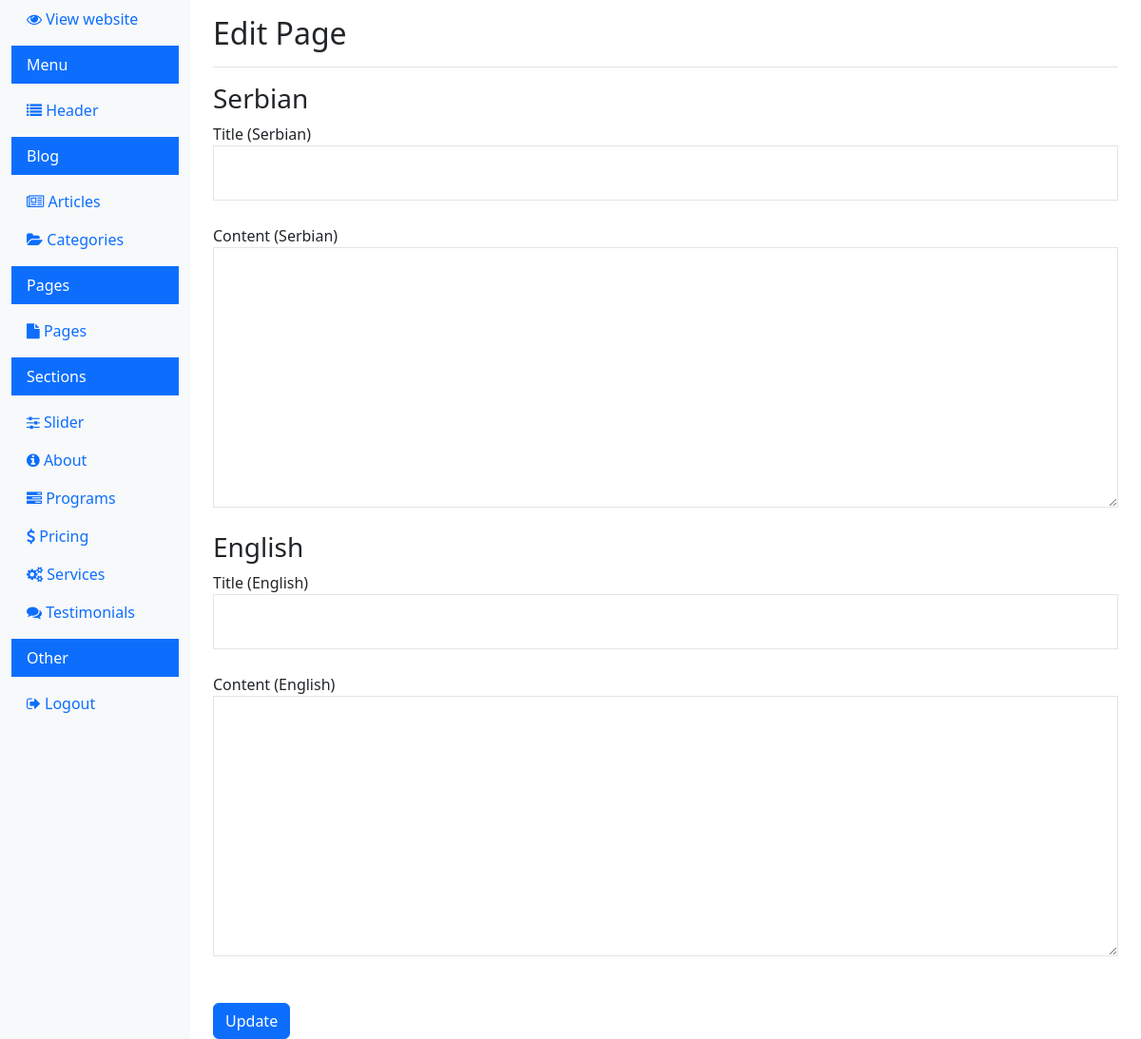
Page /dashboard/edit_page.php?id=6670a96a53639 (signed in) on the earlier database version.
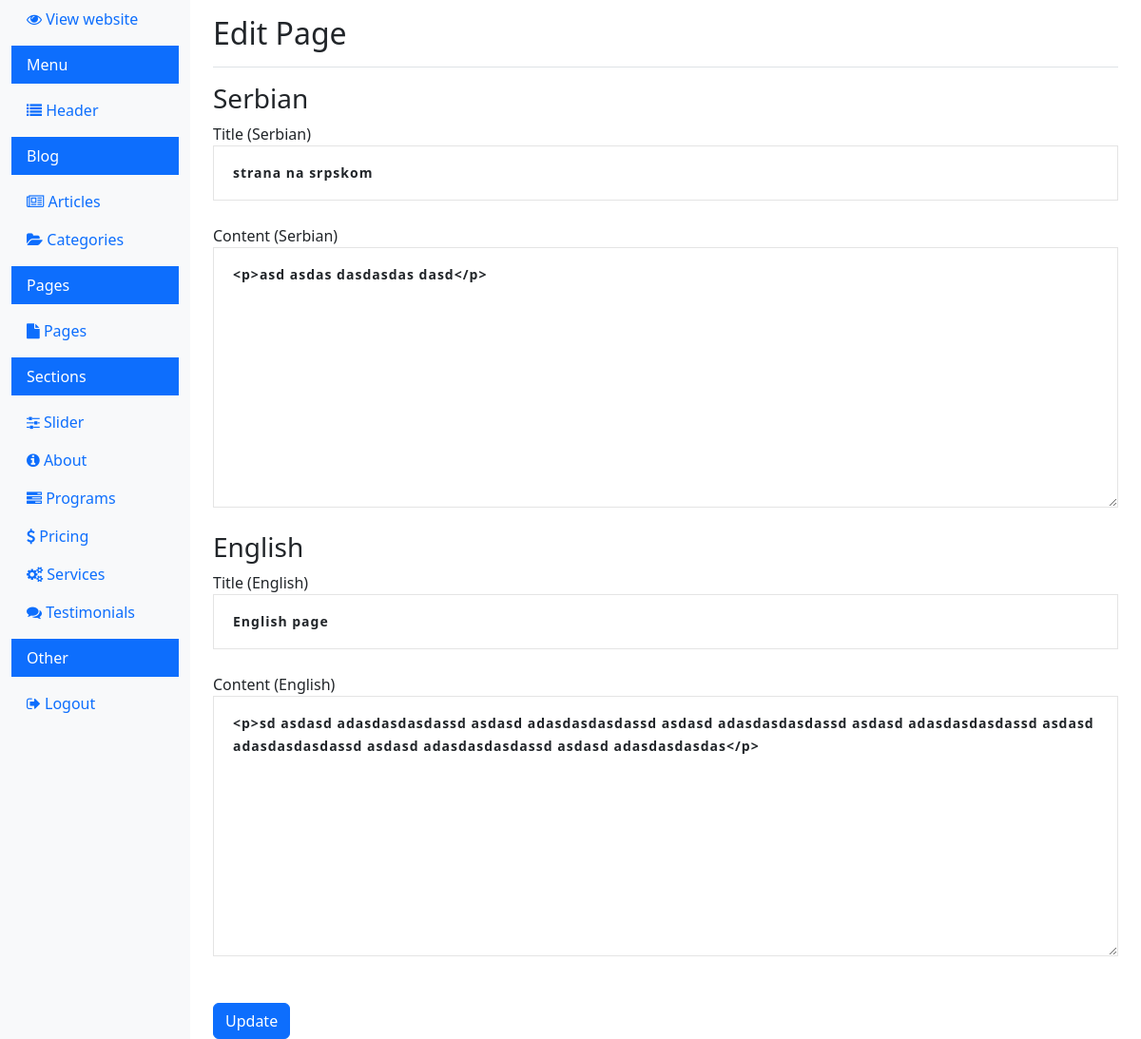
Same page on the later database version.
### tables this page shows
CREATE TABLE IF NOT EXISTS `pages` (
  `id` int(11) NOT NULL AUTO_INCREMENT,
  `page_group_id` varchar(255) DEFAULT NULL,
  `title` varchar(255) DEFAULT NULL,
  `content` text,
  `slug` varchar(191) DEFAULT NULL,
  `language` enum('en','sr') DEFAULT NULL,
  `created_at` timestamp NULL DEFAULT CURRENT_TIMESTAMP,
  `updated_at` timestamp NULL DEFAULT CURRENT_TIMESTAMP ON UPDATE CURRENT_TIMESTAMP,
  PRIMARY KEY (`id`),
  UNIQUE KEY `slug_language` (`slug`,`language`)
);

### dashboard/edit_page.php (the view, shortened to what this page needs)
<?php
$page_group_id = isset($_GET['id']) ? $_GET['id'] : '';
$conn = new mysqli(DB_HOST, DB_USER, DB_PASS, DB_NAME);
$sql = "SELECT title, content, language FROM pages WHERE page_group_id = ?";
$stmt = $conn->prepare($sql);
$stmt->bind_param("s", $page_group_id);
$stmt->execute();
$result = $stmt->get_result();
$page_sr = $page_en = [];
while ($row = $result->fetch_assoc()) {
  if ($row['language'] == 'sr') {
    $page_sr = $row;
  } elseif ($row['language'] == 'en') {
    $page_en = $row;
  }
}
?>
<!doctype html>
<html lang="en">
<head>
  <link rel="stylesheet" href="../css/bootstrap.min.css">
  <link rel="stylesheet" href="https://cdnjs.cloudflare.com/ajax/libs/font-awesome/4.7.0/css/font-awesome.min.css">
  <link rel="stylesheet" href="../css/style.css">
</head>
<body>
  <div class="container-fluid">
    <div class="row">
      <?php include 'navigation.php'; ?>
      <main role="main" class="col-md-9 ms-sm-auto col-lg-10 px-md-4">
        <div class="d-flex justify-content-between flex-wrap flex-md-nowrap align-items-center pt-3 pb-2 mb-3 border-bottom">
          <h1 class="h2">Edit Page</h1>
        </div>
        <form method="post">
          <h3>Serbian</h3>
          <div class="form-group">
            <label for="title_sr">Title (Serbian)</label>
            <input type="text" class="form-control" id="title_sr" name="title_sr" value="<?php echo htmlspecialchars($page_sr['title']); ?>" required>
          </div>
          <div class="form-group">
            <label for="content_sr">Content (Serbian)</label>
            <textarea class="form-control" id="content_sr" name="content_sr" rows="10"><?php echo htmlspecialchars($page_sr['content']); ?></textarea>
          </div>
          <h3>English</h3>
          <div class="form-group">
            <label for="title_en">Title (English)</label>
            <input type="text" class="form-control" id="title_en" name="title_en" value="<?php echo htmlspecialchars($page_en['title']); ?>" required>
          </div>
          <div class="form-group">
            <label for="content_en">Content (English)</label>
            <textarea class="form-control" id="content_en" name="content_en" rows="10"><?php echo htmlspecialchars($page_en['content']); ?></textarea>
          </div>
          <button type="submit" class="btn btn-primary mt-4">Update</button>
        </form>
      </main>
    </div>
  </div>
</body>
</html>

Differences in the rows shown:
added pages: title_sr "strana na srpskom", content_sr "<p>asd asdas dasdasdas dasd</p>"
added pages: title_en "English page", content_en "<p>sd asdasd adasdasdasdassd asdasd adasdasdasdassd asdasd adasdasdasdassd asdasd adasdasdasdassd asdasd adasdasdasdassd asdasd adasdasdasdassd asdasd adasdasdasdas</p>"
